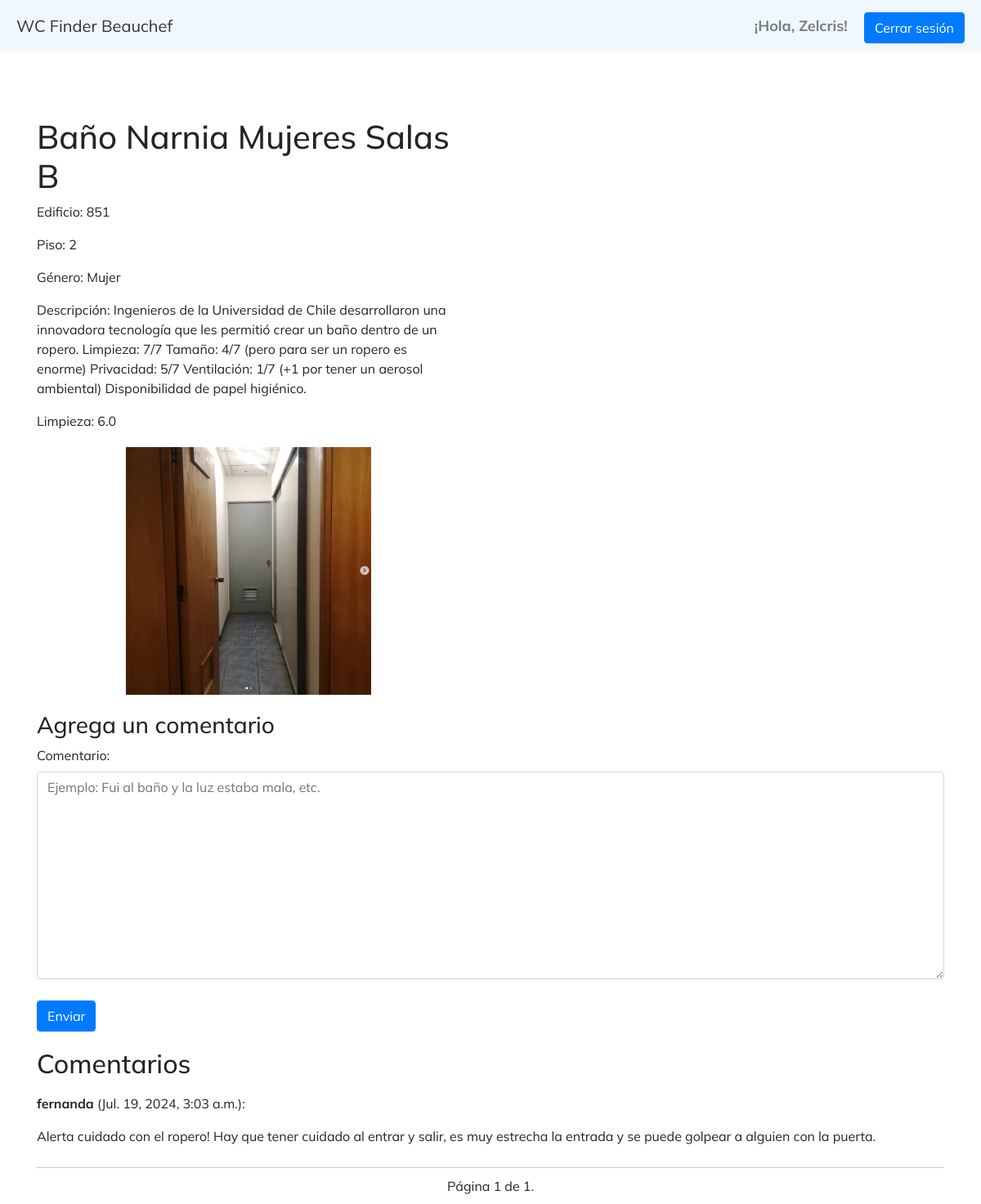
Page /bathroom/7/ (signed in) on the committed database.
### todoapp/models.py (models this page shows, shortened)
class User(AbstractUser):
  pronombres = [('La','La'),('El','El'), ('Le','Le'),('Otro','Otro')]
  pronombre = models.CharField(max_length=5,choices=pronombres)
  apodo = models.CharField(max_length=30)

class Bathroom(models.Model):
    GENDER_CHOICES = [
        ('mujer', 'Mujer'),
        ('hombre', 'Hombre'),
        ('universal', 'Universal'),
    ]
    BUILDS_CHOICES = [
        ('850', '850'),
        ('851', '851'),
    ]
    FLOOR_CHOICES = [
        ('-3', '-3'),
        ('-2', '-2'),
        ('-1', '-1'),
        ('1', '1'),
        ('2', '2'),
        ('3', '3'),
        ('4', '4'),
        ('5', '5'),
        ('6', '6'),
        ('7', '7'),
    ]
    name = models.CharField(max_length=100)
    building = models.CharField(max_length=3, choices=BUILDS_CHOICES)
    floor = models.CharField(max_length=2,choices=FLOOR_CHOICES)
    gender = models.CharField(max_length=10, choices=GENDER_CHOICES)
    description = models.CharField(max_length=300)
    image = models.ImageField(upload_to='bathroom_images/', blank=True, null=True)
    publicar = models.BooleanField(default=False)
    latitude = models.FloatField(null=True, blank=True)
    longitude = models.FloatField(null=True, blank=True)
    def average_cleaning_points(self):
        average = self.cleaning_reviews.aggregate(Avg('points'))['points__avg']
        return average

class Comment(models.Model):
    bathroom = models.ForeignKey(Bathroom, on_delete=models.CASCADE, related_name='comments')
    user = models.ForeignKey(User, on_delete=models.CASCADE)
    content = models.TextField()
    created_at = models.DateTimeField(auto_now_add=True)

### todoapp/views.py (the view)
# urls.py: path('bathroom/<int:id>/', views.bathroom_detail, name='bathroom_detail'),
def bathroom_detail(request, id):
    bathroom = Bathroom.objects.get(id=id)
    comments = bathroom.comments.all().order_by('-created_at')
    paginator = Paginator(comments, 5)  # 5 comentarios por página
    page_number = request.GET.get('page')
    page_obj = paginator.get_page(page_number)
    if request.method == 'POST':
        if request.user.is_authenticated:
            if "submit_comment" in request.POST:
                form = CommentForm(request.POST)
                if form.is_valid():
                    comment = form.save(commit=False)
                    comment.bathroom = bathroom
                    comment.user = request.user
                    comment.save()
                    messages.success(request, 'Comentario agregado correctamente.')
                    return redirect('bathroom_detail', id=bathroom.id)
            elif "submit_review" in request.POST:
                reviewForm= CleaningForm(request.POST)
                if reviewForm.is_valid():
                    review= reviewForm.save(commit=False)
                    review.bathroom= bathroom
                    review.user= request.user
                    review.save()
                    messages.success(request, 'Puntuación agregada correctamente.')
                    return redirect('bathroom_detail', id=bathroom.id)
            else:
                return redirect('bathroom_detail', id=bathroom.id)
        else:
            messages.error(request, 'Debes estar registrado para poder comentar.')
            return redirect('login')
    else:
        form = CommentForm()
        reviewForm = CleaningForm()
    m = folium.Map(location=[bathroom.latitude or -33.45767, bathroom.longitude or -70.66237], zoom_start=50, zoom_snap=0.5)
    if bathroom.latitude and bathroom.longitude:
        folium.Marker(
            [bathroom.latitude, bathroom.longitude],
            popup=f"{bathroom.building}, Piso {bathroom.floor}, {bathroom.gender}",
            icon=folium.Icon(color='blue', icon='restroom', prefix='fa')
        ).add_to(m)
    map_html = m._repr_html_()
    context = {
        'bathroom': bathroom,
        'map_html': map_html,
        'page_obj': page_obj,
        'form': form,
        'reviewForm': reviewForm
    }
    return render(request, 'todoapp/bathroom_detail.html', context)

### todoapp/forms.py
class CommentForm(forms.ModelForm):
    class Meta:
        model = Comment
        fields = ['content']
        labels = {
            'content': 'Comentario',
        }
        widgets = {
            'content': forms.Textarea(attrs={'class': 'form-control', 'placeholder': 'Ejemplo: Fui al baño y la luz estaba mala, etc.'}),
        }

class CleaningForm(forms.ModelForm):
    class Meta:
        model = Cleaning
        fields = ['points']
        label ={
            'points':'puntos'
        }
        widgets = {'content': forms.NumberInput(attrs={
            'class': 'form-control',
            'min': 1,
            'max': 10
        })}

### todoapp/templates/todoapp/bathroom_detail.html (shortened to what this page needs)
<!DOCTYPE html>
<html lang="es">
<head>
    <link rel="stylesheet" href="https://stackpath.bootstrapcdn.com/bootstrap/4.5.2/css/bootstrap.min.css">
</head>
<body>
    {% include 'todoapp/_navbar.html' %}
    <div class="container">
        <div class="details-map">
            <div class="details">
                <h1>{{ bathroom.name }}</h1>
                <p>Edificio: {{ bathroom.building }}</p>
                <p>Piso: {{ bathroom.floor }}</p>
                <p>Género: {{ bathroom.get_gender_display }}</p>
                <p>Descripción: {{ bathroom.description }}</p>
                <p>Limpieza: {{ bathroom.average_cleaning_points}}</p>
                {% if bathroom.image %}
                    <div class="bathroom-image-container">
                        <img src="{{ bathroom.image.url }}" alt="Imagen del baño" class="bathroom-image" {% if bathroom.image %}data-toggle="modal" data-target="#bathroomModal"{% endif %}>
                    </div>
                {% endif %}
            </div>
            <div id="map">
            </div>
        </div>
        <div class="comments-section">
            <h3>Agrega un comentario</h3>
            <div class="comment-form">
                {% if user.is_authenticated %}
                    <form method="post">
                        {{ form.as_p }}
                        <button type="submit" name="submit_comment" class="btn btn-primary">Enviar</button>
                    </form>
                {% else %}
                    <p>Debes estar registrado para poder comentar. <a href="{% url 'login' %}">Iniciar sesión</a></p>
                {% endif %}
            </div>
            <h2>Comentarios</h2>
            {% for comment in page_obj %}
                <div class="comment">
                    <p><strong>{{ comment.user.username }}</strong> ({{ comment.created_at }}):</p>
                    <p>{{ comment.content }}</p>
                </div>
            {% endfor %}
            <div class="pagination">
                <span class="step-links">
                    <span class="current">
                        Página {{ page_obj.number }} de {{ page_obj.paginator.num_pages }}.
                    </span>
                </span>
            </div>
        </div>
    </div>
</body>
</html>

### todoapp/templates/todoapp/_navbar.html (shortened to what this page needs)
<!DOCTYPE html>
<html lang="en">
<head>
    <link rel="stylesheet" href="https://maxcdn.bootstrapcdn.com/bootstrap/4.0.0-beta/css/bootstrap.min.css">
    <link href="https://cdnjs.cloudflare.com/ajax/libs/font-awesome/5.15.1/css/all.min.css" rel="stylesheet">
    {% load static %}
    <link rel="stylesheet" href="{% static 'css/style forms.css' %}" >
</head>
<body>
    <nav class="navbar navbar-light navbar-custom">
        <a class="navbar-brand" href="{% url 'home' %}">WC Finder Beauchef</a>
        <div class="ml-auto">
            {% if user.is_authenticated %}
                <span class="navbar-text mr-3 saludo">¡Hola, {{ user.username }}!</span>
                <a href="{% url 'logout' %}" class="btn btn-outline-logout">Cerrar sesión</a>
            {% else %}
                <a href="{% url 'register_user' %}" class="btn btn-outline-success">Registrarse</a>
                <a href="{% url 'login' %}" class="btn btn-outline-success">Iniciar Sesión</a>
            {% endif %}
        </div>
    </nav>
</body>
</html>

### todoapp/static/css/style forms.css (style rules this page uses)
.saludo { font-size: 18px; font-weight: bold; color: #333; }
body { font-family: "Mulish", sans-serif; margin: 0; padding: 0; }
form { display: block; margin-top: 0em; margin-bottom: 12px; unicode-bidi: isolate; }
.container { display: flex; height: 100vh; }
.form-control { width: 100%; box-sizing: border-box; }
.btn-primary { margin-top: 10px; }

### todoapp/templates/todoapp/bathroom_detail.html (style rules this page uses)
body { font-family: 'Mulish', sans-serif; margin: 0; padding: 0; }
.container { display: flex; flex-direction: column; padding: 20px; max-width: 1200px; margin: 0 auto; margin-top: 60px; }
.details-map { display: flex; flex-wrap: wrap; gap: 20px; }
.details { flex: 1 1 45%; }
#map { flex: 1 1 50%; height: 400px; }
.comments-section { margin-top: 20px; }
.comment { border-bottom: 1px solid #ccc; padding: 10px 0; }
.comment-form { margin-bottom: 20px; }
.pagination { display: flex; justify-content: center; padding: 10px 0; }
.bathroom-image-container { margin-top: 20px; text-align: center; }
.bathroom-image { max-width: 300px; height: auto; cursor: pointer; }

### todoapp/templates/todoapp/_navbar.html (style rules this page uses)
body { font-family: 'Mulish', sans-serif; margin: 0; padding: 0; }
.navbar-custom { background-color: #f0f8ff; font-family: 'Mulish', sans-serif; padding: 10px 20px; }
.navbar-custom .navbar-brand, .navbar-custom .navbar-nav .nav-link { color: #333; }
.btn { font-family: 'Mulish', sans-serif; }
.saludo { font-size: 18px; font-weight: bold; color: #333; }
.btn-outline-logout { color: #ffffff; background-color: #007bff; border-color: #007bff; }

### rows in the picture
User: username "Zelcris"
Bathroom: name "Baño Narnia Mujeres Salas B", building "851", floor "2", gender "Mujer", description "Ingenieros de la Universidad de Chile desarrollaron una innovadora tecnología que les permitió crear un baño dentro de un ropero. Limpieza: 7/7 Tamaño: 4/7 (pero para ser un ropero es enorme) Privacidad: 5/7 Ventilación: 1/7 (+1 por tener un aerosol ambiental) Disponibilidad de papel higiénico.", average_cleaning_points "6.0", image (picture)
Comment: user.username "fernanda", created_at "Jul. 19, 2024, 3:03 a.m.", content "Alerta cuidado con el ropero! Hay que tener cuidado al entrar y salir, es muy estrecha la entrada y se puede golpear a alguien con la puerta."

### other values in the picture
{{ page_obj.number }} "1"
{{ page_obj.paginator.num_pages }} "1"
